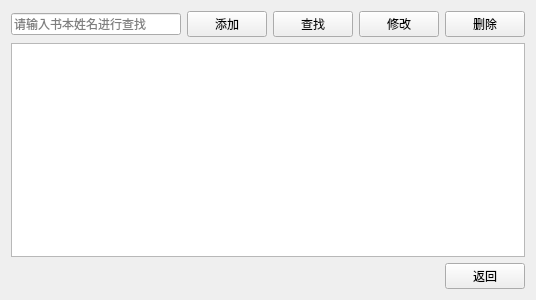
<?xml version="1.0" encoding="UTF-8"?>
<ui version="4.0">
 <class>BookView</class>
 <widget class="QWidget" name="BookView">
  <property name="geometry">
   <rect>
    <x>0</x>
    <y>0</y>
    <width>536</width>
    <height>300</height>
   </rect>
  </property>
  <property name="windowTitle">
   <string>图书管理</string>
  </property>
  <layout class="QGridLayout" name="gridLayout">
   <item row="0" column="0" colspan="2">
    <layout class="QVBoxLayout" name="verticalLayout">
     <item>
      <layout class="QHBoxLayout" name="horizontalLayout">
       <item>
        <widget class="QLineEdit" name="txtSearch">
         <property name="placeholderText">
          <string>请输入书本姓名进行查找</string>
         </property>
        </widget>
       </item>
       <item>
        <widget class="QPushButton" name="btAdd">
         <property name="text">
          <string>添加</string>
         </property>
         <property name="icon">
          <iconset>
           <normaloff>../Lab4/image/new.png</normaloff>../Lab4/image/new.png</iconset>
         </property>
        </widget>
       </item>
       <item>
        <widget class="QPushButton" name="btSearch">
         <property name="text">
          <string>查找</string>
         </property>
         <property name="icon">
          <iconset resource="resource.qrc">
           <normaloff>:/image/search.png</normaloff>:/image/search.png</iconset>
         </property>
        </widget>
       </item>
       <item>
        <widget class="QPushButton" name="btEdit">
         <property name="text">
          <string>修改</string>
         </property>
         <property name="icon">
          <iconset>
           <normaloff>../Lab4/image/edit.png</normaloff>../Lab4/image/edit.png</iconset>
         </property>
        </widget>
       </item>
       <item>
        <widget class="QPushButton" name="btDelete">
         <property name="text">
          <string>删除</string>
         </property>
         <property name="icon">
          <iconset>
           <normaloff>../Lab4/image/delete.png</normaloff>../Lab4/image/delete.png</iconset>
         </property>
        </widget>
       </item>
      </layout>
     </item>
     <item>
      <widget class="QTableView" name="tableView"/>
     </item>
    </layout>
   </item>
   <item row="1" column="0">
    <spacer name="horizontalSpacer">
     <property name="orientation">
      <enum>Qt::Orientation::Horizontal</enum>
     </property>
     <property name="sizeHint" stdset="0">
      <size>
       <width>461</width>
       <height>20</height>
      </size>
     </property>
    </spacer>
   </item>
   <item row="1" column="1">
    <widget class="QPushButton" name="btBack">
     <property name="text">
      <string>返回</string>
     </property>
    </widget>
   </item>
  </layout>
 </widget>
 <resources>
  <include location="resource.qrc"/>
 </resources>
 <connections/>
</ui>
